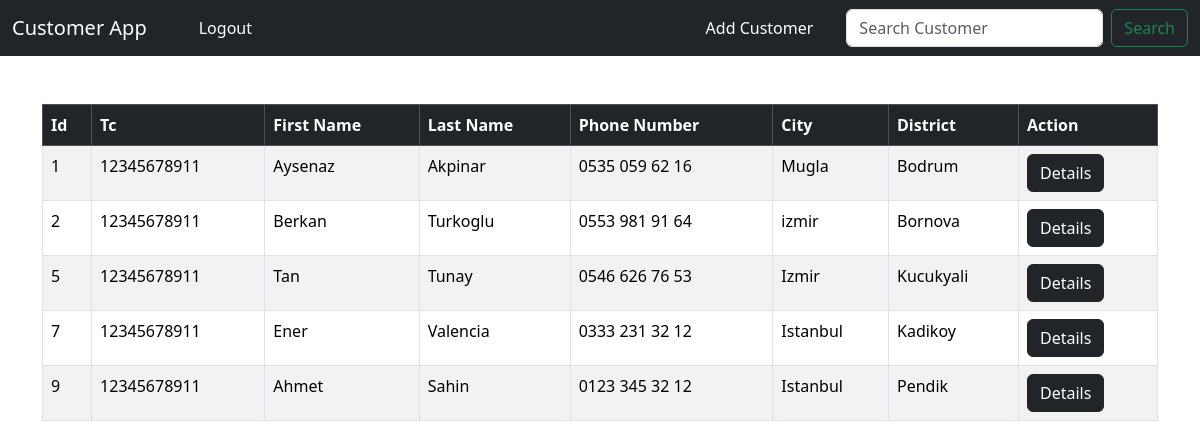
The app's page / (signed in), older data.
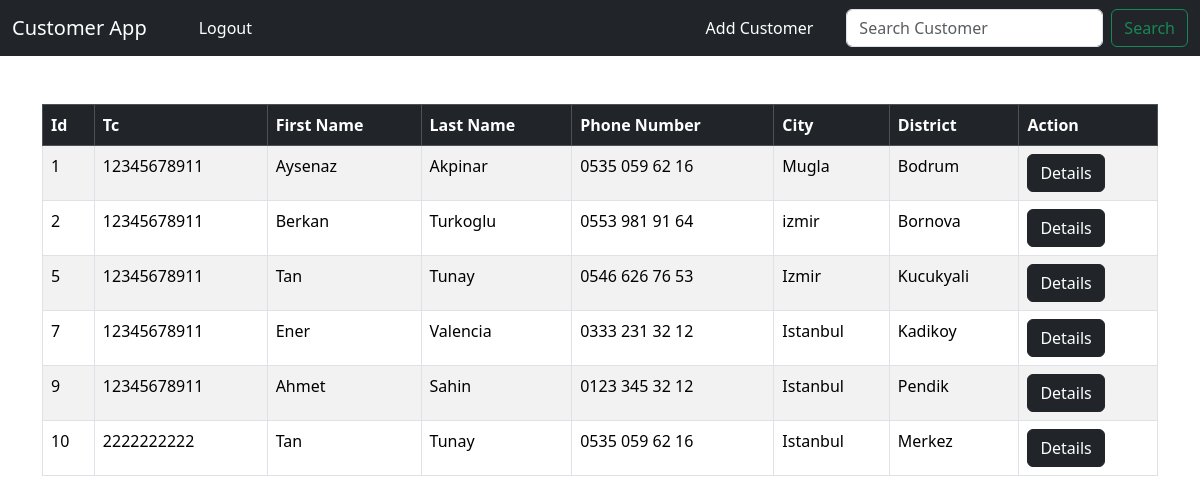
The same page, newer data.
### crm/models.py (models this page shows, shortened)
class Customer(models.Model):
    created_at = models.DateTimeField(auto_now_add=True)
    tc_no = models.IntegerField(editable=True)
    first_name = models.CharField(max_length=50, editable=True)
    last_name =  models.CharField(max_length=50, editable=True)
    phone = models.CharField(max_length=15, editable=True)
    city =  models.CharField(max_length=50, editable=True)
    district =  models.CharField(max_length=50, editable=True)

### crm/views.py (the view)
# urls.py: path("", views.home, name="home"),
def home(request):
    customers = Customer.objects.all()
    if request.method == 'POST':
        username = request.POST['username']
        password = request.POST['password']
        user = authenticate(request, username=username, password=password)
        if user is not None:
            login(request, user)
            messages.success(request, "You have been logged in!")
            return redirect('home')
        else :
            messages.error(request, "There was an error! Please check your password or username!")
            return redirect('home')
    else :
        return render(request, 'home.html', {'customers' : customers})

### crm/templates/home.html (shortened to what this page needs)
{% extends 'base.html' %}
{% block content %}
    {% if user.is_authenticated %}
        <table class="table table-striped table-hover table-bordered">
          <thead class="table-dark" >
            <tr >
              <th scope="col">Id</th>
              <th scope="col">Tc</th>
              <th scope="col">First Name</th>
              <th scope="col">Last Name</th>
              <th scope="col">Phone Number</th>
              <th scope="col">City</th>
              <th scope="col">District</th>
              <th scope="col">Action</th>
            </tr>
          </thead>
          <tbody>
              {% if customers %}
                {% for customer in customers %}
                    <tr>
                      <td>{{ customer.id }}</td>
                      <td>{{ customer.tc_no }}</td>
                      <td>{{ customer.first_name }}</td>
                      <td>{{ customer.last_name }}</td>
                      <td>{{ customer.phone }}</td>
                      <td>{{ customer.city }}</td>
                      <td>{{ customer.district }}</td>
                      <td><a href="{% url 'customer' customer.id %}" class="btn btn-dark">Details</a></td>
                    </tr>
                {% endfor %}
              {% endif %}
          </tbody>
        </table>
    {% endif %}
{% endblock content %}

### crm/templates/base.html (shortened to what this page needs)
<!doctype html>
<html lang="en">
  <head>
    <link href="https://cdn.jsdelivr.net/npm/bootstrap@5.3.1/dist/css/bootstrap.min.css" rel="stylesheet">
  </head>
  <body>
    {% include 'navbar.html' %}
    <div class="container">
      <br/>
      <br>
      {% block content %}
      {% endblock content %}
    </div>
  </body>
</html>

### crm/templates/navbar.html (shortened to what this page needs)
<nav class="navbar navbar-expand-lg navbar-dark bg-dark" >
  <div class="container-fluid">
    <a class="navbar-brand" href="{% url 'home' %}">Customer App</a>
    {% if user.is_authenticated %}
      <li class="nav-item">
        <a class="btn btn-dark" href="{% url 'logout' %}">Logout</a>
      </li>
    {% endif %}
    <div class="collapse navbar-collapse" id="navbarSupportedContent">
      {% if user.is_authenticated %}
        <ul class="navbar-nav ms-auto">
            <li class="nav-item">
              <a href="{% url 'add_customer' %}" class="btn btn-dark">Add Customer</a>
            </li>
        </ul>
        <form class="d-flex" method="POST"  action="{% url 'search_customer' %}">
          <input class="form-control me-2" type="search" placeholder="Search Customer" aria-label="Search"  style="margin-inline: 20px;" name="searched">
          <button class="btn btn-outline-success" type="submit">Search</button>
        </form>
      {% endif %}
    </div>
  </div>
</nav>

Row changes from the older to the newer data that the page shows:
added Customer: id "10", tc_no "2222222222", first_name "Tan", last_name "Tunay", phone "0535 059 62 16", city "Istanbul", district "Merkez"
